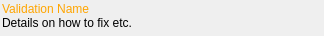
<?xml version="1.0" encoding="UTF-8"?>
<ui version="4.0">
 <class>ErrorItem</class>
 <widget class="QWidget" name="ErrorItem">
  <property name="geometry">
   <rect>
    <x>0</x>
    <y>0</y>
    <width>324</width>
    <height>36</height>
   </rect>
  </property>
  <property name="windowTitle">
   <string>Form</string>
  </property>
  <layout class="QHBoxLayout" name="horizontalLayout">
   <property name="spacing">
    <number>0</number>
   </property>
   <property name="margin">
    <number>2</number>
   </property>
   <item>
    <widget class="QLabel" name="error_label">
     <property name="minimumSize">
      <size>
       <width>0</width>
       <height>0</height>
      </size>
     </property>
     <property name="styleSheet">
      <string notr="true"/>
     </property>
     <property name="text">
      <string>&lt;font color='orange'&gt;Validation Name&lt;/font&gt;&lt;br&gt;Details on how to fix etc.</string>
     </property>
     <property name="alignment">
      <set>Qt::AlignLeading|Qt::AlignLeft|Qt::AlignTop</set>
     </property>
    </widget>
   </item>
  </layout>
 </widget>
 <resources/>
 <connections/>
</ui>
